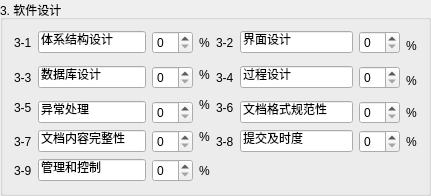
        <widget class="QGroupBox" name="groupBox_3">
         <property name="sizePolicy">
          <sizepolicy hsizetype="Expanding" vsizetype="Expanding">
           <horstretch>0</horstretch>
           <verstretch>0</verstretch>
          </sizepolicy>
         </property>
         <property name="title">
          <string>3. 软件设计</string>
         </property>
         <layout class="QGridLayout" name="gridLayout_3">
          <item row="0" column="0">
           <widget class="QLabel" name="pro3_1Label">
            <property name="text">
             <string>3-1</string>
            </property>
            <property name="alignment">
             <set>Qt::AlignLeading|Qt::AlignLeft|Qt::AlignVCenter</set>
            </property>
            <property name="buddy">
             <cstring>pro3_1LineEdit</cstring>
            </property>
           </widget>
          </item>
          <item row="0" column="1">
           <widget class="QLineEdit" name="pro3_1LineEdit">
            <property name="text">
             <string>体系结构设计</string>
            </property>
           </widget>
          </item>
          <item row="0" column="2">
           <widget class="QSpinBox" name="pro3_1SpinBox"/>
          </item>
          <item row="0" column="3">
           <widget class="QLabel" name="label_18">
            <property name="text">
             <string>%</string>
            </property>
           </widget>
          </item>
          <item row="0" column="4">
           <widget class="QLabel" name="pro3_2Label">
            <property name="text">
             <string>3-2</string>
            </property>
            <property name="alignment">
             <set>Qt::AlignLeading|Qt::AlignLeft|Qt::AlignVCenter</set>
            </property>
            <property name="buddy">
             <cstring>pro3_2LineEdit</cstring>
            </property>
           </widget>
          </item>
          <item row="0" column="5">
           <widget class="QLineEdit" name="pro3_2LineEdit">
            <property name="text">
             <string>界面设计</string>
            </property>
           </widget>
          </item>
          <item row="0" column="6">
           <widget class="QSpinBox" name="pro3_2SpinBox"/>
          </item>
          <item row="0" column="7" rowspan="2">
           <widget class="QLabel" name="label_21">
            <property name="text">
             <string>%</string>
            </property>
           </widget>
          </item>
          <item row="1" column="3" rowspan="2">
           <widget class="QLabel" name="label_17">
            <property name="text">
             <string>%</string>
            </property>
           </widget>
          </item>
          <item row="2" column="0">
           <widget class="QLabel" name="pro3_3Label">
            <property name="text">
             <string>3-3</string>
            </property>
            <property name="alignment">
             <set>Qt::AlignLeading|Qt::AlignLeft|Qt::AlignVCenter</set>
            </property>
            <property name="buddy">
             <cstring>pro3_3LineEdit</cstring>
            </property>
           </widget>
          </item>
          <item row="2" column="1">
           <widget class="QLineEdit" name="pro3_3LineEdit">
            <property name="text">
             <string>数据库设计</string>
            </property>
           </widget>
          </item>
          <item row="2" column="2">
           <widget class="QSpinBox" name="pro3_3SpinBox"/>
          </item>
          <item row="2" column="4">
           <widget class="QLabel" name="pro3_4Label">
            <property name="text">
             <string>3-4</string>
            </property>
            <property name="alignment">
             <set>Qt::AlignLeading|Qt::AlignLeft|Qt::AlignVCenter</set>
            </property>
            <property name="buddy">
             <cstring>pro3_4LineEdit</cstring>
            </property>
           </widget>
          </item>
          <item row="2" column="5">
           <widget class="QLineEdit" name="pro3_4LineEdit">
            <property name="text">
             <string>过程设计</string>
            </property>
           </widget>
          </item>
          <item row="2" column="6">
           <widget class="QSpinBox" name="pro3_4SpinBox"/>
          </item>
          <item row="2" column="7" rowspan="2">
           <widget class="QLabel" name="label_22">
            <property name="text">
             <string>%</string>
            </property>
           </widget>
          </item>
          <item row="3" column="3" rowspan="2">
           <widget class="QLabel" name="label_19">
            <property name="text">
             <string>%</string>
            </property>
           </widget>
          </item>
          <item row="4" column="0">
           <widget class="QLabel" name="pro3_5Label">
            <property name="text">
             <string>3-5</string>
            </property>
            <property name="alignment">
             <set>Qt::AlignLeading|Qt::AlignLeft|Qt::AlignVCenter</set>
            </property>
            <property name="buddy">
             <cstring>pro3_5LineEdit</cstring>
            </property>
           </widget>
          </item>
          <item row="4" column="1" rowspan="2">
           <widget class="QLineEdit" name="pro3_5LineEdit">
            <property name="text">
             <string>异常处理</string>
            </property>
           </widget>
          </item>
          <item row="4" column="2" rowspan="2">
           <widget class="QSpinBox" name="pro3_5SpinBox"/>
          </item>
          <item row="4" column="4">
           <widget class="QLabel" name="pro3_6Label">
            <property name="text">
             <string>3-6</string>
            </property>
            <property name="alignment">
             <set>Qt::AlignLeading|Qt::AlignLeft|Qt::AlignVCenter</set>
            </property>
            <property name="buddy">
             <cstring>pro3_6LineEdit</cstring>
            </property>
           </widget>
          </item>
          <item row="4" column="5" rowspan="2">
           <widget class="QLineEdit" name="pro3_6LineEdit">
            <property name="text">
             <string>文档格式规范性</string>
            </property>
           </widget>
          </item>
          <item row="4" column="6" rowspan="2">
           <widget class="QSpinBox" name="pro3_6SpinBox"/>
          </item>
          <item row="4" column="7" rowspan="2">
           <widget class="QLabel" name="label_24">
            <property name="text">
             <string>%</string>
            </property>
           </widget>
          </item>
          <item row="5" column="3" rowspan="2">
           <widget class="QLabel" name="label_16">
            <property name="text">
             <string>%</string>
            </property>
           </widget>
          </item>
          <item row="6" column="0">
           <widget class="QLabel" name="pro3_7Label">
            <property name="text">
             <string>3-7</string>
            </property>
            <property name="alignment">
             <set>Qt::AlignLeading|Qt::AlignLeft|Qt::AlignVCenter</set>
            </property>
            <property name="buddy">
             <cstring>pro3_7LineEdit</cstring>
            </property>
           </widget>
          </item>
          <item row="6" column="1">
           <widget class="QLineEdit" name="pro3_7LineEdit">
            <property name="text">
             <string>文档内容完整性</string>
            </property>
           </widget>
          </item>
          <item row="6" column="2">
           <widget class="QSpinBox" name="pro3_7SpinBox"/>
          </item>
          <item row="6" column="4">
           <widget class="QLabel" name="pro3_8Label">
            <property name="text">
             <string>3-8</string>
            </property>
            <property name="alignment">
             <set>Qt::AlignLeading|Qt::AlignLeft|Qt::AlignVCenter</set>
            </property>
            <property name="buddy">
             <cstring>pro3_8LineEdit</cstring>
            </property>
           </widget>
          </item>
          <item row="6" column="5">
           <widget class="QLineEdit" name="pro3_8LineEdit">
            <property name="text">
             <string>提交及时度</string>
            </property>
           </widget>
          </item>
          <item row="6" column="6">
           <widget class="QSpinBox" name="pro3_8SpinBox"/>
          </item>
          <item row="6" column="7">
           <widget class="QLabel" name="label_23">
            <property name="text">
             <string>%</string>
            </property>
           </widget>
          </item>
          <item row="7" column="0">
           <widget class="QLabel" name="pro3_9Label">
            <property name="text">
             <string>3-9</string>
            </property>
            <property name="alignment">
             <set>Qt::AlignLeading|Qt::AlignLeft|Qt::AlignVCenter</set>
            </property>
            <property name="buddy">
             <cstring>pro3_9LineEdit</cstring>
            </property>
           </widget>
          </item>
          <item row="7" column="1">
           <widget class="QLineEdit" name="pro3_9LineEdit">
            <property name="text">
             <string>管理和控制</string>
            </property>
           </widget>
          </item>
          <item row="7" column="2">
           <widget class="QSpinBox" name="pro3_9SpinBox"/>
          </item>
          <item row="7" column="3">
           <widget class="QLabel" name="label_20">
            <property name="text">
             <string>%</string>
            </property>
           </widget>
          </item>
          <item row="7" column="4" colspan="4">
           <spacer name="horizontalSpacer_2">
            <property name="orientation">
             <enum>Qt::Horizontal</enum>
            </property>
            <property name="sizeHint" stdset="0">
             <size>
              <width>201</width>
              <height>20</height>
             </size>
            </property>
           </spacer>
          </item>
         </layout>
        </widget>
